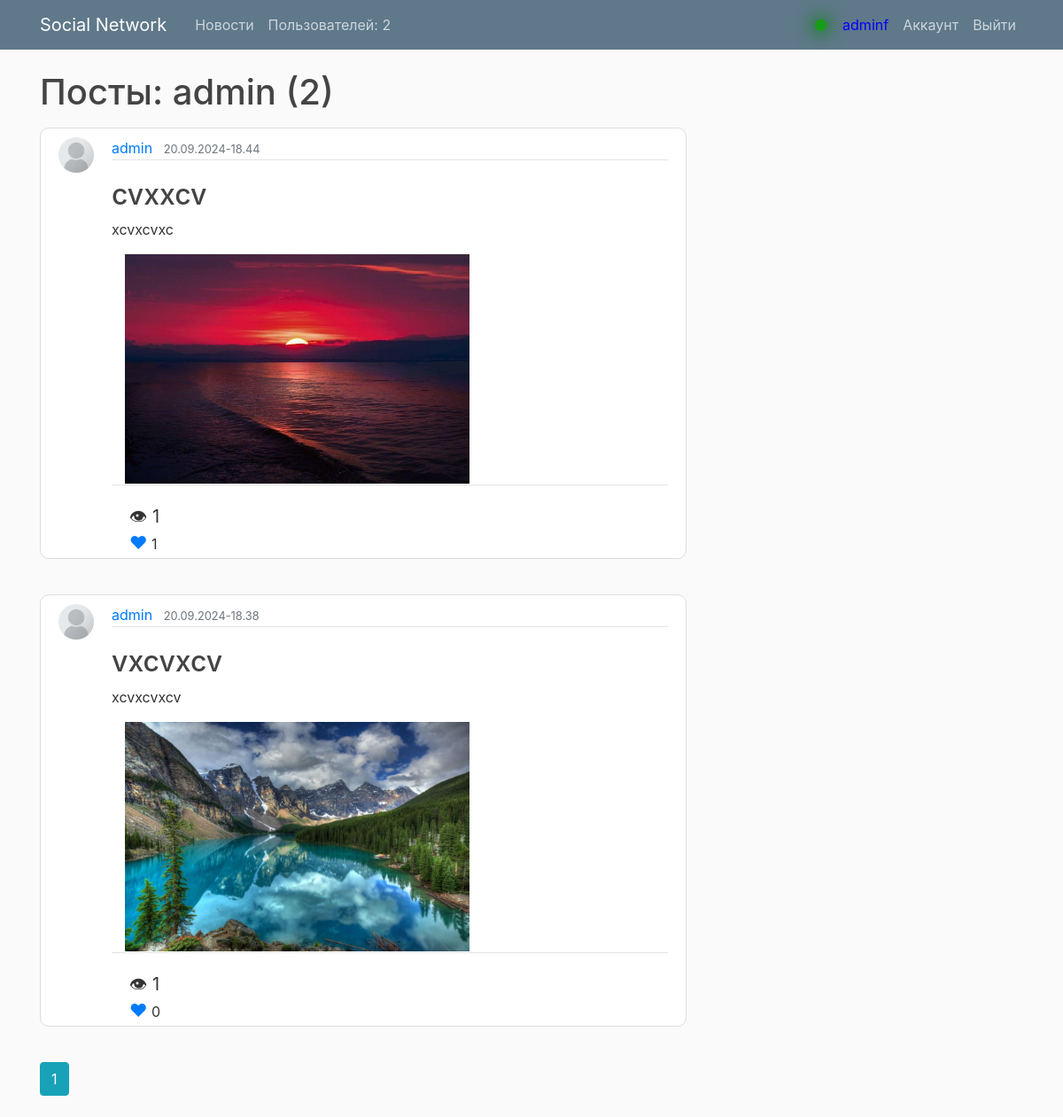
Page /user/admin (signed in) on the committed database.
### flaskblog/models.py (models this page shows, shortened)
class User(db.Model, UserMixin):
    id = db.Column(db.Integer, primary_key=True)
    username = db.Column(db.String(20), unique=True, nullable=False)
    email = db.Column(db.String(120), unique=True, nullable=False)
    image_file = db.Column(db.String(20), nullable=False, default='default.jpg')
    password = db.Column(db.String(60), nullable=False)
    posts = db.relationship('Post', backref='author', lazy=True)
    last_seen = db.Column(db.DateTime)
    user_status = db.Column(db.String(40), nullable=True, default="Лучший пользователь проекта")
    liked = db.relationship(
        'PostLike',
        foreign_keys='PostLike.user_id',
        backref='user', lazy='dynamic')
    def has_liked_post(self, post):
        return PostLike.query.filter(
            PostLike.user_id == self.id,
            PostLike.post_id == post.id).count() > 0

class Post(db.Model):
    id = db.Column(db.Integer, primary_key=True)
    title = db.Column(db.String(100), nullable=False)
    content = db.Column(db.Text, nullable=False)
    post_image = db.Column(db.String(30), nullable=False, default='default.jpg')
    views = db.Column(db.Integer, default=0)
    likes = db.relationship('PostLike', backref='post', lazy='dynamic')
    user_id = db.Column(db.Integer, db.ForeignKey('user.id'), nullable=False)
    comments = db.relationship('Comment', backref='comment_post', lazy=True, cascade='all, delete-orphan')
    date_posted = db.Column(db.DateTime, nullable=False, default=datetime.now)

### flaskblog/routes.py (the view)
@app.route("/user/<string:username>")
def user_posts(username):
    page = request.args.get('page', 1, type=int)
    user_id = db.session.query(User).count()
    user = User.query.filter_by(username=username).first_or_404()
    posts = Post.query.filter_by(author=user)\
        .order_by(Post.date_posted.desc())\
        .paginate(page=page, per_page=5)
    return render_template('user_posts.html', posts=posts, user=user, user_id=user_id)

### flaskblog/models.py (called while the page is built)
@login_manager.user_loader
def load_user(user_id):
    return User.query.get(int(user_id))

### flaskblog/templates/user_posts.html
{% extends "layout.html" %}
{% block content %}
    <h1 class="mb-3">Посты: {{ user.username }} ({{ posts.total }})</h1>
    {% for post in posts.items %}
        <article class="media content-section">
          <img class="rounded-circle account-img" src="{{ url_for('static', filename='profile_pics/' + post.author.image_file) }}">
          <div class="media-body">
            <div class="article-metadata">
              <a class="mr-2" href="{{ url_for('user_posts', username=post.author.username) }}">{{ post.author.username }}</a>
              <small class="text-muted">{{ post.date_posted.strftime("%d.%m.%Y-%H.%M") }}</small>
            </div>
            <h2><a class="article-title" href="{{ url_for('post', post_id=post.id) }}">{{ post.title }}</a></h2>
            <p class="article-content">{{ post.content }}</p>
            <div class="article-metadata">
            <img class="img-fluid col-md-8" src="{{ url_for('static', filename='post_pics/' + post.post_image) }}">
          </div>
          <div class="post_stat_side">
            <div class="left_side_stat_post">&#128065; {{ post.views }}</div>
            {% if current_user.has_liked_post(post) %}
              <a href="{{ url_for('like_action', post_id=post.id, action='unlike') }}" class="right_side_stat_post">&#10084;</a>
              {% else %}
              <a href="{{ url_for('like_action', post_id=post.id, action='like')}}" class="right_side_stat_post">&#10084;</a>
              {% endif %}
              {{ post.likes.count() }}
          </div>
          </div>
        </article>
    {% endfor %}
    {% for page_num in posts.iter_pages(left_edge=1, right_edge=1, left_current=1, right_current=2) %}
      {% if page_num %}
        {% if posts.page == page_num %}
          <a class="btn btn-info mb-4" href="{{ url_for('user_posts', username=user.username, page=page_num) }}">{{ page_num }}</a>
        {% else %}
          <a class="btn btn-outline-info mb-4" href="{{ url_for('user_posts', username=user.username, page=page_num) }}">{{ page_num }}</a>
        {% endif %}
      {% else %}
        ...
      {% endif %}
    {% endfor %}
{% endblock content %}

### flaskblog/templates/layout.html (shortened to what this page needs)
<!DOCTYPE html>
<html>
<head>
    <link rel="stylesheet" href="https://maxcdn.bootstrapcdn.com/bootstrap/4.0.0/css/bootstrap.min.css">
    <link rel="stylesheet" type="text/css" href="{{ url_for('static', filename='main.css') }}">
</head>
<body>
    <header class="site-header">
      <nav class="navbar navbar-expand-md navbar-dark bg-steel fixed-top">
        <div class="container">
          <a class="navbar-brand mr-4" href="/">Social Network</a>
          <div class="collapse navbar-collapse" id="navbarToggle">
            <div class="navbar-nav mr-auto">
              <a class="nav-item nav-link" href="">Новости</a>
              <a href="{{ url_for('all_users') }}" class="nav-item nav-link">Пользователей: {{ user_id }}</a></div>
            <div class="navbar-nav">
              {% if current_user.is_authenticated %}
                <div class="online_status">
                <div class="online_user"></div>
                <div class="current_user nav-item nav-link" ><small>{{ current_user.username }}</small></div>
                </div>
                <a class="nav-item nav-link" href="{{ url_for('account') }}">Аккаунт</a>
                <a class="nav-item nav-link" href="{{ url_for('logout') }}">Выйти</a>
              {% else %}
                <a class="nav-item nav-link" href="{{ url_for('login') }}">Авторизация</a>
                <a class="nav-item nav-link" href="{{ url_for('register') }}">Регистрация</a>
              {% endif %}
            </div>
            </div>
          </div>
      </nav>
    </header>
    <main role="main" class="container">
      <div class="row">
        <div class="col-md-8">
          {% block content %}{% endblock %}
        </div>
        <div class="col-md-4">
        </div>
      </div>
    </main>
</body>
</html>

### flaskblog/static/main.css (style rules this page uses)
body { background: #fafafa; color: #333333; margin-top: 5rem; }
h1, h2, h3, h4, h5, h6 { color: #444444; }
.bg-steel { background-color: #5f788a; }
.site-header .navbar-nav .nav-link { color: #cbd5db; }
.content-section { background: #ffffff; padding: 10px 20px 2px; border: 1px solid #dddddd; border-radius: 10px; margin-bottom: 40px; }
.article-title { color: #444444; }
.article-content { white-space: pre-line; }
.article-metadata { padding-bottom: 1px; margin-bottom: 20px; border-bottom: 1px solid #e3e3e3 }
.account-img { height: 40px; width: 40px; margin-right: 20px; margin-bottom: 16px; }
.left_side_stat_post { margin-left:20px; font-size: 20px; }
.right_side_stat_post { margin-left:20px; font-size: 20px; text-decoration: none; cursor: pointer; }
.online_status { height: 30px; display: flex; align-items: center; margin-top: 5px; }
.online_user { width: 13px; height: 13px; background-color: rgb(24, 156, 24); border-radius: 200px; text-align: right; box-shadow: 0px 0px 20px 3px green; }
.current_user { text-align: right; color: blue; margin-left: 10px; align-self: center; }
.current_user small { font-style: cursive; color: blue; font-size: 16px; }

### rows in the picture
User: username "adminf"
User: username "admin"
Post: image_file (placeholder picture), author.username "admin", date_posted "20.09.2024-18.44", title "cvxxcv", content "xcvxcvxc", post_image (picture), views "1", likes.count "1"
Post: image_file (placeholder picture), author.username "admin", date_posted "20.09.2024-18.38", title "vxcvxcv", content "xcvxcvxcv", post_image (picture), views "1", likes.count "0"

### other values in the picture
{{ user_id }} "2"
{{ posts.total }} "2"
{{ page_num }} "1"
